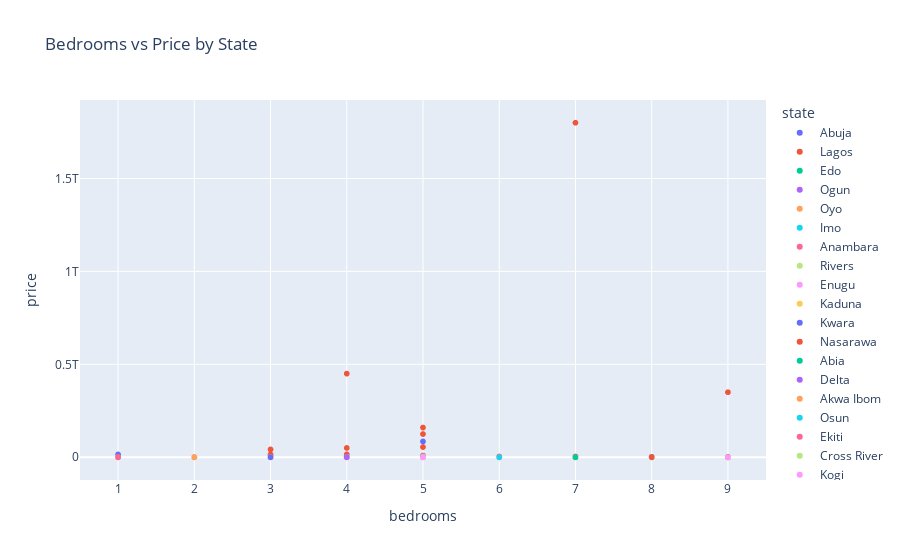

Notebook cell for this chart:
### Code cell
# Interactive plot with Plotly
fig = px.scatter(df, x='bedrooms', y='price', color='state', title='Bedrooms vs Price by State')
fig.show()

### Figure 1 — Plotly figure (JSON) as saved in the notebook; plotly's stock layout.template omitted (floating-point values rounded to 4 significant figures; data arrays with more than 128 entries replaced by an {"elided": "..."} marker saying what was removed)
{"data": [{"hovertemplate": "state=Abuja<br>bedrooms=%{x}<br>price=%{y}<extra></extra>", "legendgroup": "Abuja", "marker": {"color": "#636efa", "symbol": "circle"}, "mode": "markers", "name": "Abuja", "showlegend": true, "type": "scattergl", "x": {"elided": "3524 int values"}, "xaxis": "x", "y": {"elided": "3524 int values"}, "yaxis": "y"}, {"hovertemplate": "state=Lagos<br>bedrooms=%{x}<br>price=%{y}<extra></extra>", "legendgroup": "Lagos", "marker": {"color": "#EF553B", "symbol": "circle"}, "mode": "markers", "name": "Lagos", "showlegend": true, "type": "scattergl", "x": {"elided": "18445 int values"}, "xaxis": "x", "y": {"elided": "18445 int values"}, "yaxis": "y"}, {"hovertemplate": "state=Edo<br>bedrooms=%{x}<br>price=%{y}<extra></extra>", "legendgroup": "Edo", "marker": {"color": "#00cc96", "symbol": "circle"}, "mode": "markers", "name": "Edo", "showlegend": true, "type": "scattergl", "x": [6, 5, 8, 3, 4, 4, 5, 9, 1, 6, 6, 1, 3, 5, 3, 4, 5, 5, 3, 4, 6, 3, 3, 4, 5, 4, 4, 5, 3, 5, 1, 4, 4, 3, 4, 8, 4, 3, 8, 4, 3, 2, 7, 3, 7, 4, 3, 7, 4, 3, 4, 2, 4, 4, 2, 9, 6, 5, 5, 5, 4, 4, 2, 5, 1, 6, 2, 5, 3, 5, 5, 5, 5, 4, 5, 4, 4, 4, 4, 3, 5, 5, 4, 4, 1, 3, 7, 3, 3, 5, 2, 3, 4, 3, 4, 4, 5, 6, 3, 6], "xaxis": "x", "y": [45000000, 70000000, 36000000, 25000000, 35000000, 150000000, 30000000, 45000000, 60000000, 40000000, 40000000, 40000000, 27000000, 55000000, 30000000, 25000000, 70000000, 30000000, 100000000, 20000000, 50000000, 40000000, 10000000, 30000000, 25000000, 95000000, 32000000, 55000000, 25000000, 55000000, 35000000, 65000000, 3000000, 42000000, 35000000, 19000000, 19000000, 30000000, 140000000, 27000000, 28000000, 45000000, 17000000, 33000000, 50000000, 95000000, 25000000, 68000000, 15000000, 12000000, 12000000, 65000000, 55000000, 35000000, 70000000, 60000000, 35000000, 50000000, 70000000, 250000000, 12000000, 32000000, 28000000, 26000000, 180000000, 265000000, 68000000, 3000000, 28000000, 20000000, 20000000, 28000000, 45000000, 19000000, 100000000, 38000000, 20000000, 270000000, 20000000, 18000000, 22000000, 35000000, 25000000, 17000000, 45000000, 40000000, 8000000, 27000000, 120000000, 14000000, 90000000, 40000000, 65000000, 16000000, 32000000, 68000000, 45000000, 110000000, 25000000, 18000000], "yaxis": "y"}, {"hovertemplate": "state=Ogun<br>bedrooms=%{x}<br>price=%{y}<extra></extra>", "legendgroup": "Ogun", "marker": {"color": "#ab63fa", "symbol": "circle"}, "mode": "markers", "name": "Ogun", "showlegend": true, "type": "scattergl", "x": {"elided": "637 int values"}, "xaxis": "x", "y": {"elided": "637 int values"}, "yaxis": "y"}, {"hovertemplate": "state=Oyo<br>bedrooms=%{x}<br>price=%{y}<extra></extra>", "legendgroup": "Oyo", "marker": {"color": "#FFA15A", "symbol": "circle"}, "mode": "markers", "name": "Oyo", "showlegend": true, "type": "scattergl", "x": {"elided": "477 int values"}, "xaxis": "x", "y": {"elided": "477 int values"}, "yaxis": "y"}, {"hovertemplate": "state=Imo<br>bedrooms=%{x}<br>price=%{y}<extra></extra>", "legendgroup": "Imo", "marker": {"color": "#19d3f3", "symbol": "circle"}, "mode": "markers", "name": "Imo", "showlegend": true, "type": "scattergl", "x": {"elided": "246 int values"}, "xaxis": "x", "y": {"elided": "246 int values"}, "yaxis": "y"}, {"hovertemplate": "state=Anambara<br>bedrooms=%{x}<br>price=%{y}<extra></extra>", "legendgroup": "Anambara", "marker": {"color": "#FF6692", "symbol": "circle"}, "mode": "markers", "name": "Anambara", "showlegend": true, "type": "scattergl", "x": {"elided": "145 int values"}, "xaxis": "x", "y": {"elided": "145 int values"}, "yaxis": "y"}, {"hovertemplate": "state=Rivers<br>bedrooms=%{x}<br>price=%{y}<extra></extra>", "legendgroup": "Rivers", "marker": {"color": "#B6E880", "symbol": "circle"}, "mode": "markers", "name": "Rivers", "showlegend": true, "type": "scattergl", "x": {"elided": "444 int values"}, "xaxis": "x", "y": {"elided": "444 int values"}, "yaxis": "y"}, {"hovertemplate": "state=Enugu<br>bedrooms=%{x}<br>price=%{y}<extra></extra>", "legendgroup": "Enugu", "marker": {"color": "#FF97FF", "symbol": "circle"}, "mode": "markers", "name": "Enugu", "showlegend": true, "type": "scattergl", "x": [4, 4, 6, 3, 5, 3, 5, 3, 5, 1, 4, 4, 5, 5, 4, 4, 4, 4, 4, 3, 9, 3, 4, 4, 4, 5, 5, 4, 4, 4, 4, 5, 5, 4, 4, 5, 4, 4, 3, 4, 4, 4, 6, 4, 5, 4, 4, 5, 5, 4, 4, 3, 3, 6, 4, 4, 5, 4, 3, 5, 4, 4, 4, 5, 4, 4, 2, 5, 3, 3, 6, 8, 5, 3, 5, 1, 3, 2, 5, 4, 4, 4, 4, 9, 5, 3, 4, 4, 5, 6, 3, 2, 3, 3, 5, 4, 4, 3, 4, 6, 5, 5, 4, 4, 4, 1, 5, 4, 5, 5, 4, 4, 4, 4, 4, 4, 2, 4, 5, 4, 7, 5, 4, 3, 4, 5, 4, 4], "xaxis": "x", "y": [28500000, 65000000, 20000000, 23000000, 70000000, 50000000, 37000000, 35000000, 150000000, 130000000, 34000000, 55000000, 50000000, 60000000, 60000000, 55000000, 90000000, 72000000, 35000000, 24000000, 75000000, 30000000, 70000000, 45000000, 60000000, 75000000, 125000000, 85000000, 65000000, 30000000, 50000000, 45000000, 65000000, 30000000, 110000000, 70000000, 130000000, 20000000, 50000000, 35000000, 20000000, 45000000, 78000000, 29000000, 70000000, 50000000, 25650000, 135000000, 60000000, 45000000, 28000000, 25000000, 25000000, 45000000, 28500000, 90000000, 160000000, 80000000, 130000000, 75000000, 80000000, 4500000, 43000000, 75000000, 80000000, 60000000, 28000000, 50000000, 23000000, 60000000, 70000000, 100000000, 125000000, 30000000, 75000000, 40000000, 14000000, 85000000, 100000000, 28000000, 70000000, 32000000, 70000000, 80000000, 240000000, 70000000, 55000000, 120000000, 60000000, 70000000, 35000000, 36000000, 23000000, 70000000, 150000000, 32000000, 70000000, 42000000, 32000000, 60000000, 80000000, 68000000, 26000000, 85000000, 50000000, 150000000, 55000000, 65000000, 70000000, 175000000, 120000000, 28000000, 32000000, 50000000, 70000000, 50000000, 40000000, 32000000, 50000000, 150000000, 150000000, 90000000, 28500000, 40000000, 35000000, 320000000, 90000000, 80000000], "yaxis": "y"}, {"hovertemplate": "state=Kaduna<br>bedrooms=%{x}<br>price=%{y}<extra></extra>", "legendgroup": "Kaduna", "marker": {"color": "#FECB52", "symbol": "circle"}, "mode": "markers", "name": "Kaduna", "showlegend": true, "type": "scattergl", "x": [5, 5, 7, 3, 2, 3, 5, 1, 8, 4, 3, 3, 3, 3, 3, 4, 4, 4, 2, 3, 3, 4, 4], "xaxis": "x", "y": [60000000, 10000000, 35000000, 23000000, 5000000, 30000000, 42000000, 18000000, 23000000, 85000000, 70000000, 38000000, 15000000, 25000000, 12000000, 15000000, 13000000, 15000000, 50000000, 12000000, 21000000, 130000000, 23000000], "yaxis": "y"}, {"hovertemplate": "state=Kwara<br>bedrooms=%{x}<br>price=%{y}<extra></extra>", "legendgroup": "Kwara", "marker": {"color": "#636efa", "symbol": "circle"}, "mode": "markers", "name": "Kwara", "showlegend": true, "type": "scattergl", "x": [4, 3, 4, 4, 6, 1, 4, 3, 4], "xaxis": "x", "y": [15000000, 35000000, 19000000, 15000000, 5000000, 30000000, 35000000, 20000000, 30000000], "yaxis": "y"}, {"hovertemplate": "state=Nasarawa<br>bedrooms=%{x}<br>price=%{y}<extra></extra>", "legendgroup": "Nasarawa", "marker": {"color": "#EF553B", "symbol": "circle"}, "mode": "markers", "name": "Nasarawa", "showlegend": true, "type": "scattergl", "x": [3, 3, 3, 3, 5, 8, 1, 2, 4], "xaxis": "x", "y": [17000000, 15000000, 9000000, 45000000, 45000000, 12000000, 40000000, 3000000, 135000000], "yaxis": "y"}, {"hovertemplate": "state=Abia<br>bedrooms=%{x}<br>price=%{y}<extra></extra>", "legendgroup": "Abia", "marker": {"color": "#00cc96", "symbol": "circle"}, "mode": "markers", "name": "Abia", "showlegend": true, "type": "scattergl", "x": [4, 4, 5, 3, 1, 3, 4, 8, 4], "xaxis": "x", "y": [30000000, 40000000, 26000000, 120000000, 350000000, 65000000, 80000000, 100000000, 19000000], "yaxis": "y"}, {"hovertemplate": "state=Delta<br>bedrooms=%{x}<br>price=%{y}<extra></extra>", "legendgroup": "Delta", "marker": {"color": "#ab63fa", "symbol": "circle"}, "mode": "markers", "name": "Delta", "showlegend": true, "type": "scattergl", "x": [5, 4, 3, 4, 5, 4, 4, 4, 6, 7, 4, 5, 4, 4, 4, 5, 3, 5, 3, 6, 2, 4, 3, 4, 4, 3, 3, 4, 5, 5, 5, 4, 3, 4, 2, 5, 4, 7, 4, 5, 5, 2, 3, 4, 4, 2, 4, 4, 7, 2, 6, 6, 3, 3, 3, 4, 5, 4, 6, 1, 4, 5, 4], "xaxis": "x", "y": [100000000, 65000000, 55000000, 70000000, 40000000, 35000000, 72000000, 45000000, 57000000, 350000000, 16000000, 55000000, 25000000, 45000000, 150000000, 25000000, 9000000, 160000000, 7000000, 90000000, 38000000, 35000000, 100000000, 25000000, 35000000, 35000000, 90000000, 27000000, 110000000, 125000000, 90000000, 30000000, 300000000, 1000000000, 40000000, 100000000, 25000000, 30000000, 42000000, 50000000, 120000000, 50000000, 8000000, 90000000, 34000000, 50000000, 50000000, 1500000000, 15000000, 8000000, 45000000, 80000000, 150000000, 4500000, 30000000, 85000000, 130000000, 65000000, 40000000, 18000000, 35000000, 35000000, 50000000], "yaxis": "y"}, {"hovertemplate": "state=Akwa Ibom<br>bedrooms=%{x}<br>price=%{y}<extra></extra>", "legendgroup": "Akwa Ibom", "marker": {"color": "#FFA15A", "symbol": "circle"}, "mode": "markers", "name": "Akwa Ibom", "showlegend": true, "type": "scattergl", "x": [3, 2, 5, 4, 4, 2, 4, 3, 3, 5, 4, 5, 3, 4, 5, 3, 5, 5, 4, 4, 4, 8, 6, 3, 3], "xaxis": "x", "y": [55000000, 10000000, 100000000, 22000000, 30000000, 11000000, 85000000, 17000000, 82000000, 25000000, 25000000, 35000000, 10000000, 20000000, 90000000, 35000000, 85000000, 120000000, 35000000, 25000000, 18000000, 35000000, 140000000, 12500000, 35000000], "yaxis": "y"}, {"hovertemplate": "state=Osun<br>bedrooms=%{x}<br>price=%{y}<extra></extra>", "legendgroup": "Osun", "marker": {"color": "#19d3f3", "symbol": "circle"}, "mode": "markers", "name": "Osun", "showlegend": true, "type": "scattergl", "x": [3, 2, 1, 1, 2, 4, 4, 2, 8, 7, 6, 3], "xaxis": "x", "y": [25000000, 6000000, 135000000, 8000000, 6000000, 17000000, 38800000, 15000000, 130000000, 17000000, 30000000, 15000000], "yaxis": "y"}, {"hovertemplate": "state=Ekiti<br>bedrooms=%{x}<br>price=%{y}<extra></extra>", "legendgroup": "Ekiti", "marker": {"color": "#FF6692", "symbol": "circle"}, "mode": "markers", "name": "Ekiti", "showlegend": true, "type": "scattergl", "x": [2, 4, 3, 3, 5, 3, 4, 1, 2], "xaxis": "x", "y": [70000000, 70000000, 18000000, 27000000, 27000000, 37000000, 80000000, 15000000, 150000000], "yaxis": "y"}, {"hovertemplate": "state=Cross River<br>bedrooms=%{x}<br>price=%{y}<extra></extra>", "legendgroup": "Cross River", "marker": {"color": "#B6E880", "symbol": "circle"}, "mode": "markers", "name": "Cross River", "showlegend": true, "type": "scattergl", "x": [7, 4], "xaxis": "x", "y": [25000000, 25000000], "yaxis": "y"}, {"hovertemplate": "state=Kogi<br>bedrooms=%{x}<br>price=%{y}<extra></extra>", "legendgroup": "Kogi", "marker": {"color": "#FF97FF", "symbol": "circle"}, "mode": "markers", "name": "Kogi", "showlegend": true, "type": "scattergl", "x": [3, 4, 3, 4, 3, 3, 5, 5], "xaxis": "x", "y": [40000000, 20000000, 40000000, 20000000, 40000000, 40000000, 9000000, 9000000], "yaxis": "y"}, {"hovertemplate": "state=Plateau<br>bedrooms=%{x}<br>price=%{y}<extra></extra>", "legendgroup": "Plateau", "marker": {"color": "#FECB52", "symbol": "circle"}, "mode": "markers", "name": "Plateau", "showlegend": true, "type": "scattergl", "x": [2, 7], "xaxis": "x", "y": [500000, 27000000], "yaxis": "y"}, {"hovertemplate": "state=Kano<br>bedrooms=%{x}<br>price=%{y}<extra></extra>", "legendgroup": "Kano", "marker": {"color": "#636efa", "symbol": "circle"}, "mode": "markers", "name": "Kano", "showlegend": true, "type": "scattergl", "x": [4, 3], "xaxis": "x", "y": [30000000, 30000000], "yaxis": "y"}, {"hovertemplate": "state=Katsina<br>bedrooms=%{x}<br>price=%{y}<extra></extra>", "legendgroup": "Katsina", "marker": {"color": "#EF553B", "symbol": "circle"}, "mode": "markers", "name": "Katsina", "showlegend": true, "type": "scattergl", "x": [8, 4], "xaxis": "x", "y": [6000000, 15000000], "yaxis": "y"}, {"hovertemplate": "state=Bayelsa<br>bedrooms=%{x}<br>price=%{y}<extra></extra>", "legendgroup": "Bayelsa", "marker": {"color": "#00cc96", "symbol": "circle"}, "mode": "markers", "name": "Bayelsa", "showlegend": true, "type": "scattergl", "x": [4, 7], "xaxis": "x", "y": [20000000, 160000000], "yaxis": "y"}, {"hovertemplate": "state=Borno<br>bedrooms=%{x}<br>price=%{y}<extra></extra>", "legendgroup": "Borno", "marker": {"color": "#ab63fa", "symbol": "circle"}, "mode": "markers", "name": "Borno", "showlegend": true, "type": "scattergl", "x": [4, 4], "xaxis": "x", "y": [105000000, 105000000], "yaxis": "y"}, {"hovertemplate": "state=Niger<br>bedrooms=%{x}<br>price=%{y}<extra></extra>", "legendgroup": "Niger", "marker": {"color": "#FFA15A", "symbol": "circle"}, "mode": "markers", "name": "Niger", "showlegend": true, "type": "scattergl", "x": [2], "xaxis": "x", "y": [40000000], "yaxis": "y"}], "layout": {"legend": {"title": {"text": "state"}, "tracegroupgap": 0}, "title": {"text": "Bedrooms vs Price by State"}, "xaxis": {"anchor": "y", "domain": [0, 1], "title": {"text": "bedrooms"}}, "yaxis": {"anchor": "x", "domain": [0, 1], "title": {"text": "price"}}}}
